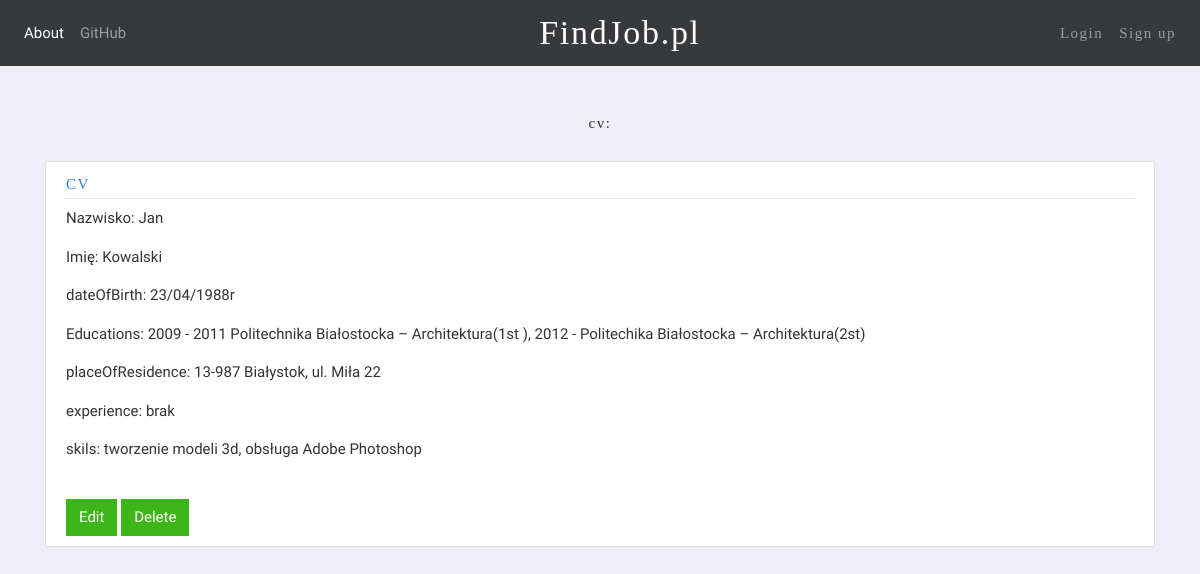
The app's page /cv/7/ with its own data.
### jobservice/models.py (models this page shows, shortened)
class Cv(models.Model):
    person = models.ForeignKey(Person, on_delete = models.CASCADE)
    nameCv = models.CharField(max_length=50,default="")
    lastName = models.CharField(max_length=50,default="")
    firstName = models.CharField(max_length=50,default="")
    dateOfBirth = models.CharField(max_length=50,default="")
    education = models.CharField(max_length=300,default="")
    placeOfResidence = models.CharField(max_length=300,default="")
    experience = models.CharField(max_length=300,default="")
    description = models.CharField(max_length=300,default="")

### jobservice/views.py (the view)
# urls.py: path('cv/<int:cv_id>/', views.cv, name='cv'),
def cv(request, cv_id):
    p = Cv.objects.filter(pk=cv_id)
    return render(request,'normalusers/cv.html',{'cvs':p})

### normalusers/templates/normalusers/cv.html (shortened to what this page needs)
{% extends "jobservice/base.html"%}
{% block content%}
<br>
<br>
<div class=" pasek_napis ">
     cv:
    <br> <br>
</div>
<article class="media content-section">
    <div class="media-body">
        <div class="article-metadata">
            <a class="mr-2 pasek_napis">CV</a>
        </div>
        {% for cv in cvs %}
        <p class="article-content" >Nazwisko: {{cv.lastName }}</p>
        <p class="article-content" >Imię: {{ cv.firstName }}</p>
        <p class="article-content" >dateOfBirth: {{ cv.dateOfBirth }} </p>
        <p class="article-content" >Educations: {{ cv.education }}</p>
        <p class="article-content" >placeOfResidence: {{ cv.placeOfResidence }}</p>
        <p class="article-content" >experience: {{ cv.experience }}</p>
        <p class="article-content" >skils: {{ cv.description }}</p>
            <br>
            <a href="#" type="button" class="btn btn-success ">Edit</a>
            <a href="delete" name="deleteCv" type="button" class="btn btn-success">Delete</a>
            {% endfor %}
</article>
<br>
<br>
<br>
{%endblock content%}

### jobservice/static/jobservice/main.css (style rules this page uses)
.pasek_napis { font-family: Nunito Sans; font-style: normal; font-weight: normal; font-size: 15px; line-height: 25px; align-items: center; text-align: center; letter-spacing: 0.1em; mix-blend-mode: normal; }
body { background: #efedf8; color: #333333; }
.content-section { background: #ffffff; padding: 10px 20px; border: 1px solid #dddddd; border-radius: 3px; margin-bottom: 5px; width: 100%; }
.article-content { white-space: pre-line; }
.article-metadata { padding-bottom: 1px; margin-bottom: 4px; border-bottom: 1px solid #e3e3e3 }

### records on screen
Cv: lastName "Jan", firstName "Kowalski", dateOfBirth "23/04/1988r", education "2009 - 2011 Politechnika Białostocka – Architektura(1st ), 2012 - Politechika Białostocka – Architektura(2st)", placeOfResidence "13-987 Białystok, ul. Miła 22", experience "brak", description "tworzenie modeli 3d, obsługa Adobe Photoshop"
